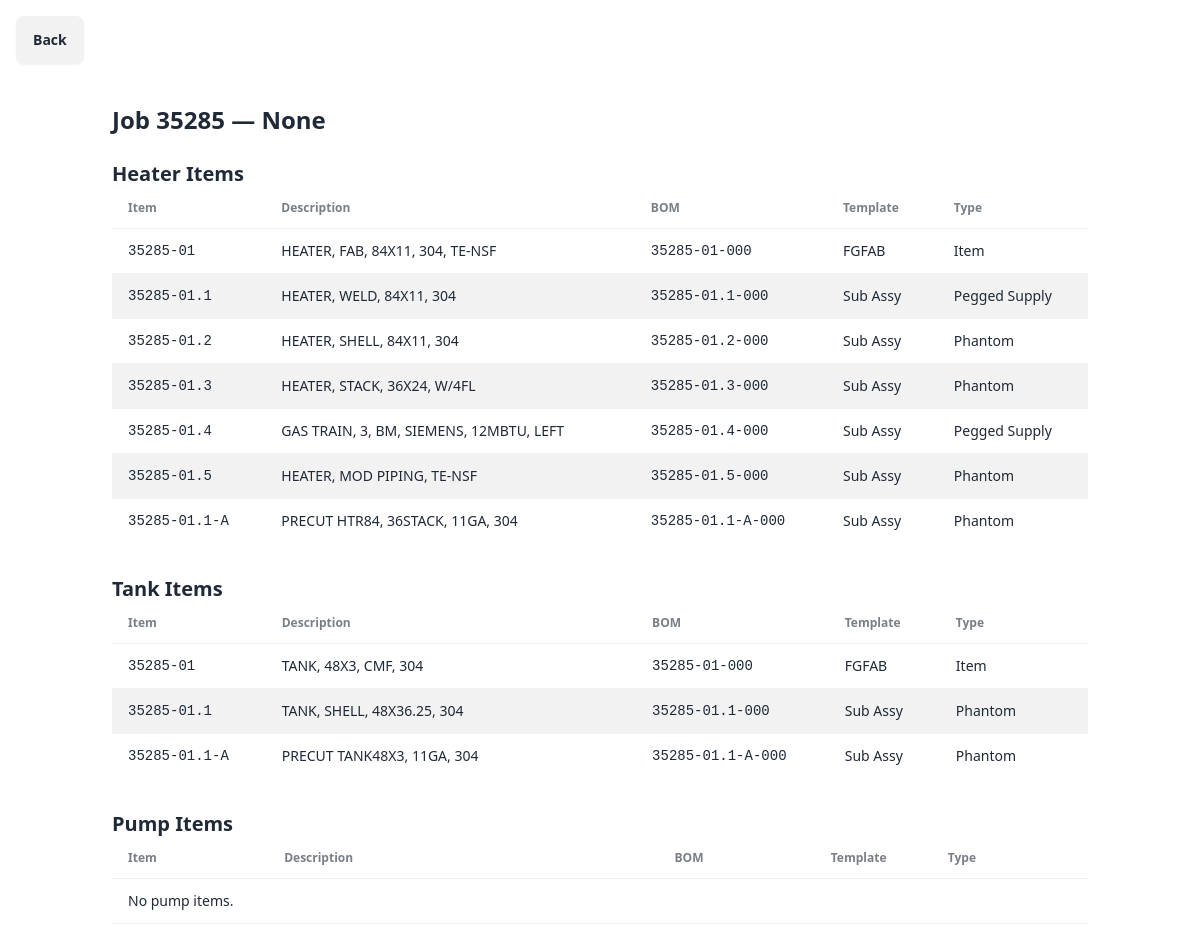
Page /d365/print/35285/ (signed in) on the earlier database version.
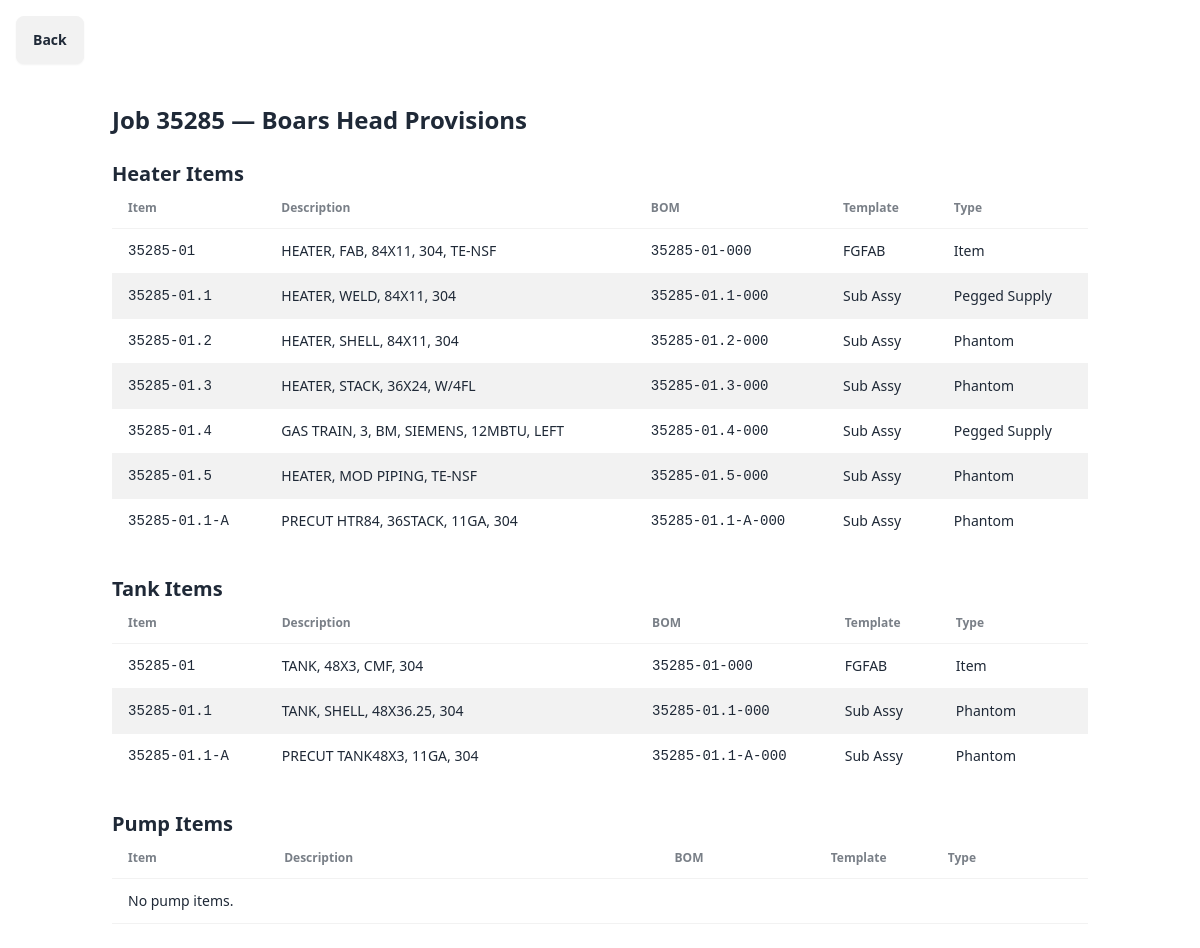
Same page on the later database version.
### d365/models.py (models this page shows, shortened)
class D365Job(models.Model):
    job_number = models.CharField(max_length=64, unique=True)
    job_name = models.CharField(max_length=255, blank=True, null=True)
    created_at = models.DateTimeField(default=timezone.now)
    updated_at = models.DateTimeField(auto_now=True)

### d365/views.py (the view)
# urls.py: path('print/<str:job_number>/', views.print_job, name='d365_print_job'),
@login_required
def print_job(request: HttpRequest, job_number: str) -> HttpResponse:
    job = get_object_or_404(D365Job, job_number=job_number)
    heater = D365Heater.objects.filter(job_number=job_number).order_by('-created_at').first()
    tank = D365Tank.objects.filter(job_number=job_number).order_by('-created_at').first()
    pump = D365Pump.objects.filter(job_number=job_number).order_by('-created_at').first()
    selected_sections = request.GET.get('sections', 'heater,tank,pump').split(',')
    heater_items = []
    tank_items = []
    pump_items = []
    if 'heater' in selected_sections and heater:
        heater_items = _format_items(job_number, heater.dash_number or '01', _build_heater_rows(heater, heater.stack_height))
    if 'tank' in selected_sections and tank:
        tank_items = _format_items(job_number, tank.dash_number or '01', _build_tank_rows(tank))
    if 'pump' in selected_sections and pump:
        pump_items = _format_items(job_number, pump.dash_number or '01', _build_pump_rows(pump))
    return render(request, 'd365/print.html', {
        'job': job,
        'heater_items': heater_items,
        'tank_items': tank_items,
        'pump_items': pump_items,
        'selected_sections': selected_sections,
    })

### d365/views.py (called while the page is built)
def _fmt_dim(value: float | int) -> str:
    try:
        iv = int(value)
        if float(value) == float(iv):
            return f"{iv}"
        return f"{value}"
    except Exception:
        return str(value)

def _build_tank_rows(tank: D365Tank) -> list[dict]:
    d = _fmt_dim(tank.tank_diameter)
    h = _fmt_dim(tank.tank_height)
    material = (tank.material or '').upper()
    ttype = (tank.tank_type or '').upper()
    ti = _fmt_dim(tank.tank_inches)
    rows: list[dict] = []
    rows.append({'description': f"TANK, {d}X{h}, {ttype}, {material}", 'product_type': 'Finished Good'})
    rows.append({'description': f"TANK, SHELL, {d}X{ti}, {material}", 'product_type': 'Raw Material'})
    rows.append({'description': f"PRECUT TANK{d}X{h}, 11GA, {material}", 'product_type': 'Raw Material', 'override_suffix': 'A'})
    return rows

### templates/d365/print.html (shortened to what the changed rows need)
<!DOCTYPE html>
<html lang="en" data-theme="light">
<head>
    <script src="https://cdn.tailwindcss.com"></script>
    <link href="https://cdn.jsdelivr.net/npm/daisyui@4.12.10/dist/full.min.css" rel="stylesheet" type="text/css" />
</head>
<body class="bg-base-100">
    <div class="container mx-auto p-6">
        <h1 class="text-2xl font-bold">Job {{ job.job_number }} — {{ job.job_name }}</h1>
        <div class="mt-6 grid grid-cols-1 gap-8">
            {% if 'heater' in selected_sections %}
            <div>
                <h2 class="text-xl font-semibold">Heater Items</h2>
                <table class="table table-zebra w-full">
                    <thead>
                        <tr>
                            <th class="w-32">Item</th>
                            <th class="w-80">Description</th>
                            <th class="w-32">BOM</th>
                            <th class="w-24">Template</th>
                            <th class="w-32">Type</th>
                        </tr>
                    </thead>
                </table>
            </div>
            {% endif %}
            {% if 'tank' in selected_sections %}
            <div>
                <h2 class="text-xl font-semibold">Tank Items</h2>
                <table class="table table-zebra w-full">
                    <thead>
                        <tr>
                            <th class="w-32">Item</th>
                            <th class="w-80">Description</th>
                            <th class="w-32">BOM</th>
                            <th class="w-24">Template</th>
                            <th class="w-32">Type</th>
                        </tr>
                    </thead>
                </table>
            </div>
            {% endif %}
            {% if 'pump' in selected_sections %}
            <div>
                <h2 class="text-xl font-semibold">Pump Items</h2>
                <table class="table table-zebra w-full">
                    <thead>
                        <tr>
                            <th class="w-32">Item</th>
                            <th class="w-80">Description</th>
                            <th class="w-32">BOM</th>
                            <th class="w-24">Template</th>
                            <th class="w-32">Type</th>
                        </tr>
                    </thead>
                </table>
            </div>
            {% endif %}
        </div>
    </div>
</body>
</html>

Differences in the rows shown:
changed D365Job: job_name "None" → "Boars Head Provisions"
